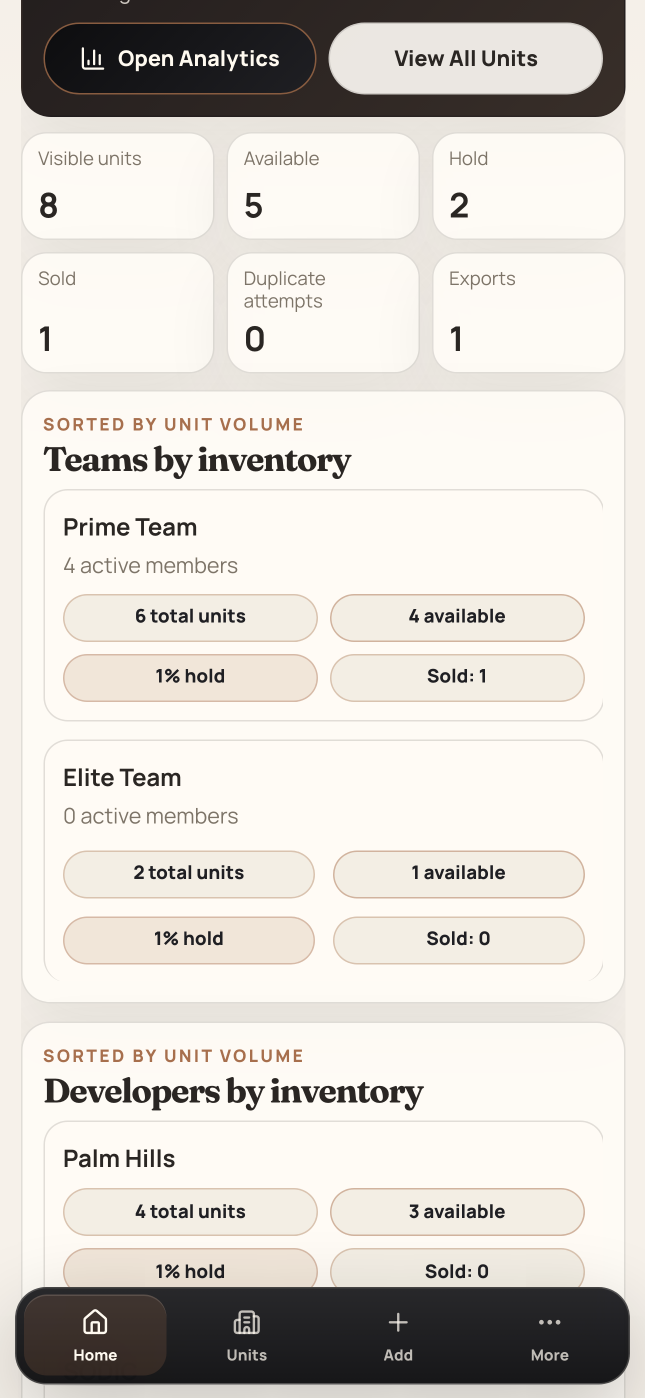
#> input picture screenshots/source/01-dashboard-control-inventory.png, 1290 x 2796 px (shown at 1/2 size)
$ python render-appstore-brand-screenshots.py
#> lines starting #> are read from the running program, lines starting #| are printed output that depends on the picture; after the words box and inside, x2 and y2 are one past the last pixel; in counts of white or black regions, pixels touching at a corner belong together
#!/usr/bin/env python3
"""Render Leadra-branded App Store screenshot drafts.

Uses the local ASO screenshot scaffold approach but applies Leadra's design system:
- Boardroom charcoal background (#2a2623)
- Warm on-dark headline (#fffaf0)
- Copper-soft descriptor (#d8c0ad)
- Serif display headline with Manrope-like bold descriptor fallback
"""

from __future__ import annotations

import os
from pathlib import Path
from PIL import Image, ImageDraw, ImageFont

CANVAS_W = 1290
CANVAS_H = 2796
DEVICE_W = 1030
BEZEL = 15
SCREEN_W = DEVICE_W - 2 * BEZEL
SCREEN_CORNER_R = 62
DEVICE_Y = 720

BG = "#2a2623"          # brand-charcoal / boardroom ledger background
ON_DARK = "#fffaf0"     # warm on-dark, not pure white
COPPER_SOFT = "#d8c0ad" # brand-copper-soft
COPPER = "#a76f4d"      # brand-copper accents

ROOT = Path(__file__).resolve().parents[1]
SKILL_DIR = Path.home() / ".hermes/skills/creative/aso-appstore-screenshots"
FRAME_PATH = SKILL_DIR / "assets/device_frame.png"

SERIF_CANDIDATES = [
    "/System/Library/Fonts/Supplemental/Georgia Bold.ttf",
    "/System/Library/Fonts/Supplemental/Times New Roman Bold.ttf",
]
SANS_CANDIDATES = [
    "/System/Library/Fonts/Supplemental/Arial Bold.ttf",
    "/System/Library/Fonts/Helvetica.ttc",
]
SERIF_PATH = next((p for p in SERIF_CANDIDATES if os.path.exists(p)), SERIF_CANDIDATES[0])
SANS_PATH = next((p for p in SANS_CANDIDATES if os.path.exists(p)), SANS_CANDIDATES[0])

ITEMS = [
    ("01-control-resale-inventory", "Control", "Resale Inventory", "screenshots/source/01-dashboard-control-inventory.png"),
    ("02-find-the-right-unit-fast", "Find", "The Right Unit Fast", "screenshots/source/02-units-find-fast.png"),
    ("03-upload-listings-without-chaos", "Upload", "Listings Without Chaos", "screenshots/source/03-create-upload-without-chaos.png"),
    ("04-share-branded-unit-briefs", "Share", "Branded Unit Briefs", "screenshots/source/04-details-share-briefs.png"),
    ("05-track-team-performance", "Track", "Team Performance", "screenshots/source/05-analytics-track-performance.png"),
]


def hex_to_rgb(value: str) -> tuple[int, int, int]:
    value = value.lstrip("#")
    return (int(value[0:2], 16), int(value[2:4], 16), int(value[4:6], 16))


def fit_font(text: str, font_path: str, max_w: int, size_max: int, size_min: int) -> ImageFont.FreeTypeFont:
    draw = ImageDraw.Draw(Image.new("RGBA", (1, 1)))
    for size in range(size_max, size_min - 1, -4):
        font = ImageFont.truetype(font_path, size)
        bbox = draw.textbbox((0, 0), text, font=font)
        if bbox[2] - bbox[0] <= max_w:
            return font
    return ImageFont.truetype(font_path, size_min)


def wrap_text(text: str, font: ImageFont.FreeTypeFont, max_w: int) -> list[str]:
    draw = ImageDraw.Draw(Image.new("RGBA", (1, 1)))
    words = text.split()
    lines: list[str] = []
    current = ""
    for word in words:
        candidate = f"{current} {word}".strip()
        if draw.textlength(candidate, font=font) <= max_w:
            current = candidate
        else:
            if current:
                lines.append(current)
            current = word
    if current:
        lines.append(current)
    return lines


def centered_text(draw: ImageDraw.ImageDraw, y: int, text: str, font: ImageFont.FreeTypeFont, fill: str, max_w: int | None = None, line_gap: int = 18) -> int:
    lines = wrap_text(text, font, max_w) if max_w else [text]
    for line in lines:
        bbox = draw.textbbox((0, 0), line, font=font)
        h = bbox[3] - bbox[1]
        draw.text((CANVAS_W // 2, y - bbox[1]), line, fill=fill, font=font, anchor="mt")
        y = int(y + h + line_gap)
    return y


def draw_copper_marks(draw: ImageDraw.ImageDraw) -> None:
    # Restrained operational accent: two short ledger lines under the header block.
    y = 625
    draw.rounded_rectangle([392, y, 562, y + 8], radius=4, fill=COPPER)
    draw.rounded_rectangle([728, y, 898, y + 8], radius=4, fill=COPPER)
    draw.ellipse([618, y - 8, 672, y + 46], fill=COPPER_SOFT)


def compose(slug: str, verb: str, desc: str, source: str) -> Path:
#> called with slug = '01-control-resale-inventory', verb = 'Control', desc = 'Resale Inventory'
    canvas = Image.new("RGBA", (CANVAS_W, CANVAS_H), (*hex_to_rgb(BG), 255))
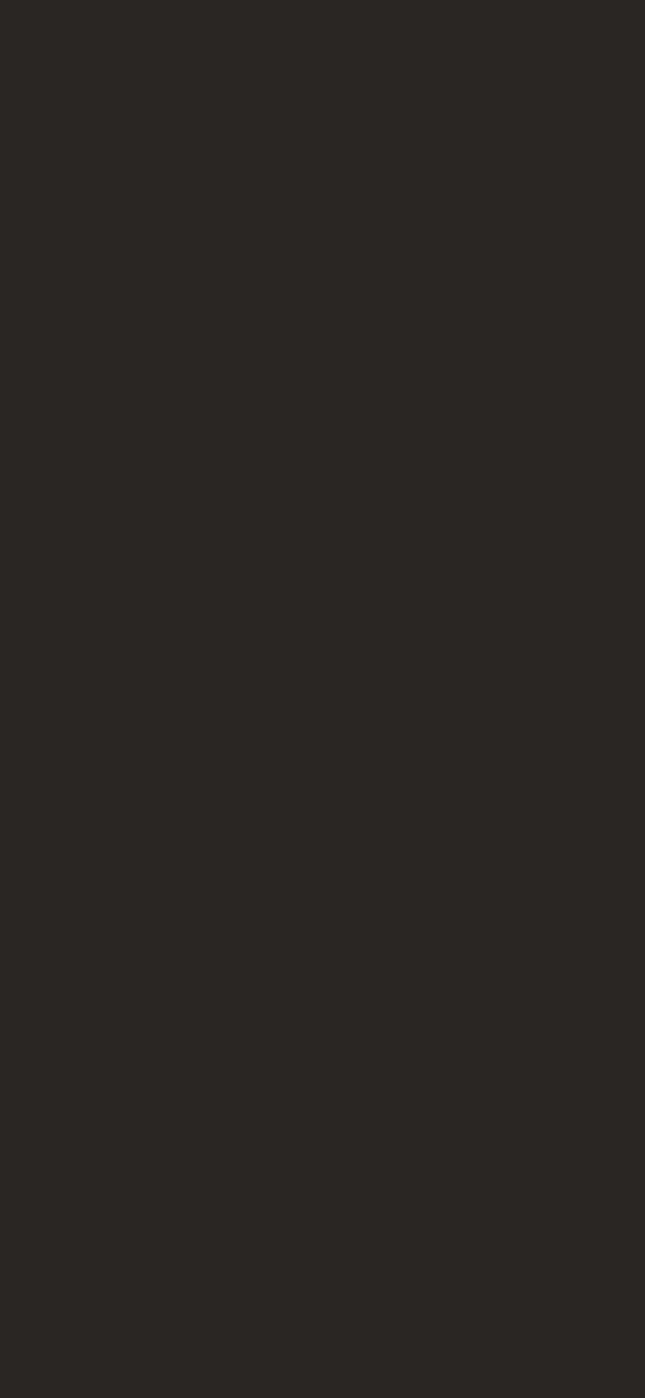
#> canvas: PIL image 1290x2796 RGBA (shown at 1/2 size); mean R, G, B, A 42, 38, 35, 255
    draw = ImageDraw.Draw(canvas)

    verb_font = fit_font(verb, SERIF_PATH, int(CANVAS_W * 0.82), 280, 176)
    desc_font = fit_font(desc.upper(), SANS_PATH, int(CANVAS_W * 0.78), 104, 82)

    y = 176
    y = centered_text(draw, y, verb, verb_font, ON_DARK)
#> y = 411
    y += 18
#> y = 429
    centered_text(draw, y, desc.upper(), desc_font, COPPER_SOFT, max_w=int(CANVAS_W * 0.78), line_gap=12)
#> the loop in centered_text (call 2), `for line in lines:` made 1 pass
#> y on pass 1: 517
    draw_copper_marks(draw)

    device_x = (CANVAS_W - DEVICE_W) // 2
    screen_x = device_x + BEZEL
    screen_y = DEVICE_Y + BEZEL

    shot = Image.open(ROOT / source).convert("RGBA")
    scale = SCREEN_W / shot.width
#> scale = 0.775
    shot = shot.resize((SCREEN_W, int(shot.height * scale)), Image.LANCZOS)
#> shot: PIL image 1000x2167 RGBA

    screen_h = CANVAS_H - screen_y + 500
    scr_mask = Image.new("L", canvas.size, 0)
#> scr_mask: PIL image 1290x2796 L; every value is 0
    ImageDraw.Draw(scr_mask).rounded_rectangle(
        [screen_x, screen_y, screen_x + SCREEN_W, screen_y + screen_h],
        radius=SCREEN_CORNER_R,
        fill=255,
    )
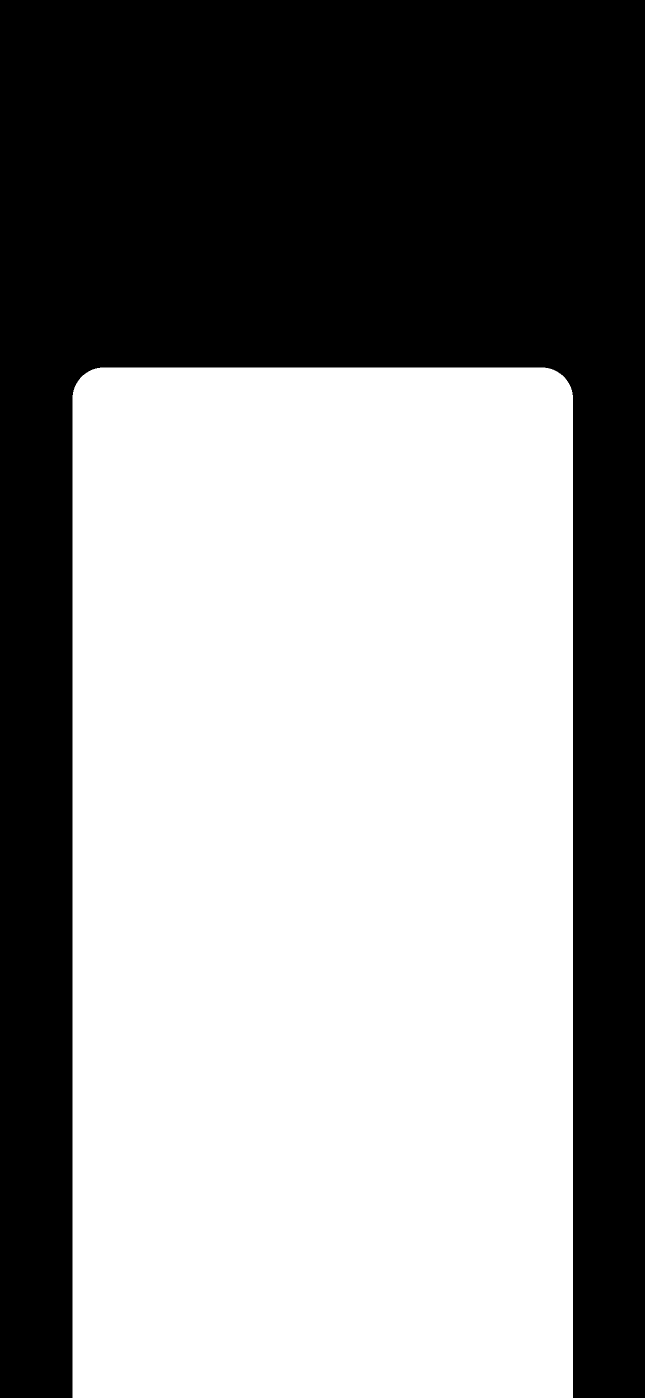
#> scr_mask: PIL image 1290x2796 L (shown at 1/2 size); 57.2% white; 1 black region, box (x1, y1, x2, y2) and area: (0, 0, 1290, 2796) 1545463
    scr_layer = Image.new("RGBA", canvas.size, (0, 0, 0, 0))
#> scr_layer: PIL image 1290x2796 RGBA; every value is 0
    ImageDraw.Draw(scr_layer).rounded_rectangle(
        [screen_x, screen_y, screen_x + SCREEN_W, screen_y + screen_h],
        radius=SCREEN_CORNER_R,
        fill=(0, 0, 0, 255),
    )
    scr_layer.paste(shot, (screen_x, screen_y))
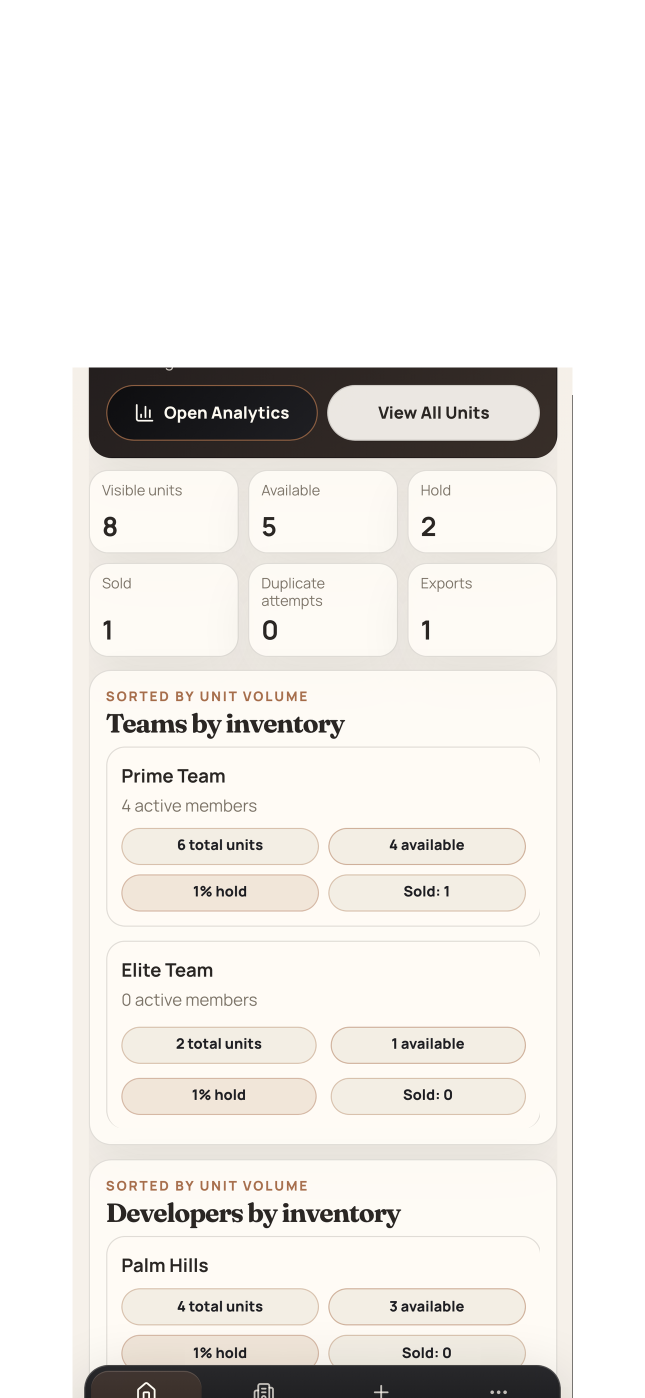
#> scr_layer: PIL image 1290x2796 RGBA (shown at 1/2 size); mean R, G, B, A 128.8, 126.2, 122.5, 145.9; transparent parts drawn white
    scr_layer.putalpha(scr_mask)
    canvas = Image.alpha_composite(canvas, scr_layer)
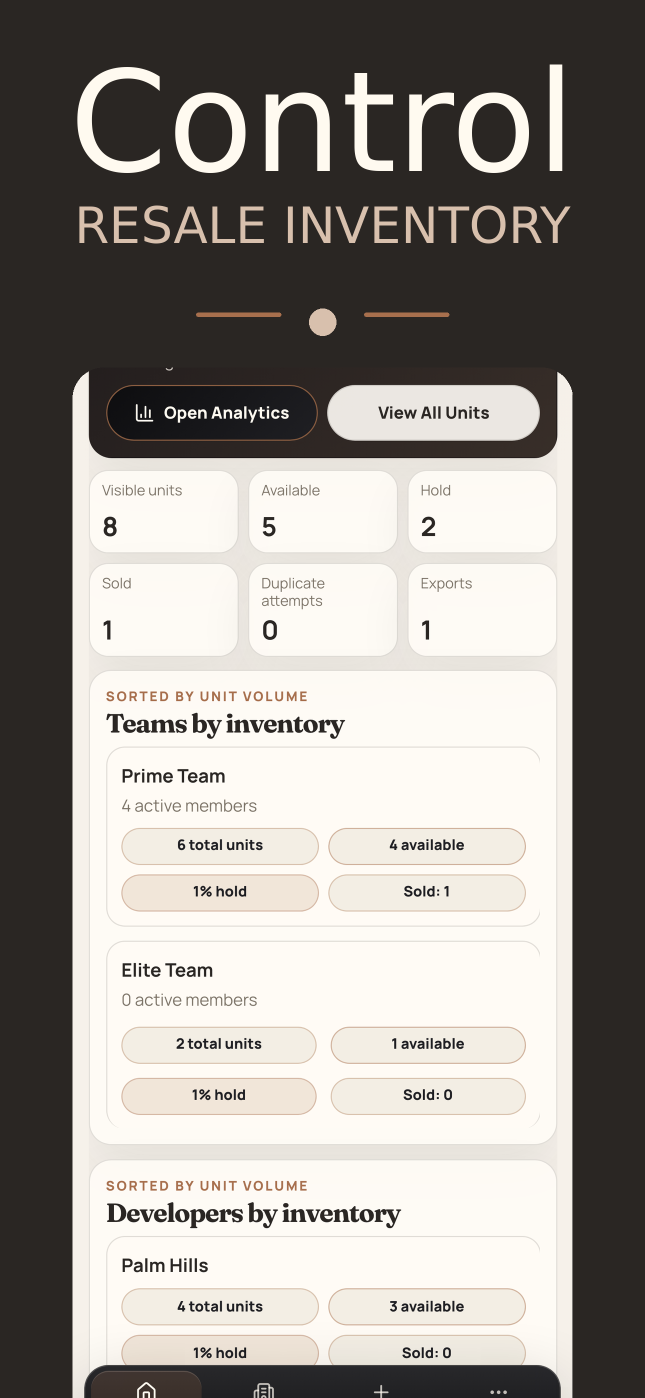
#> canvas: PIL image 1290x2796 RGBA (shown at 1/2 size); mean R, G, B, A 151.4, 146.9, 141.7, 255

#> (the run stopped early here; a loop or call above may not have finished)
